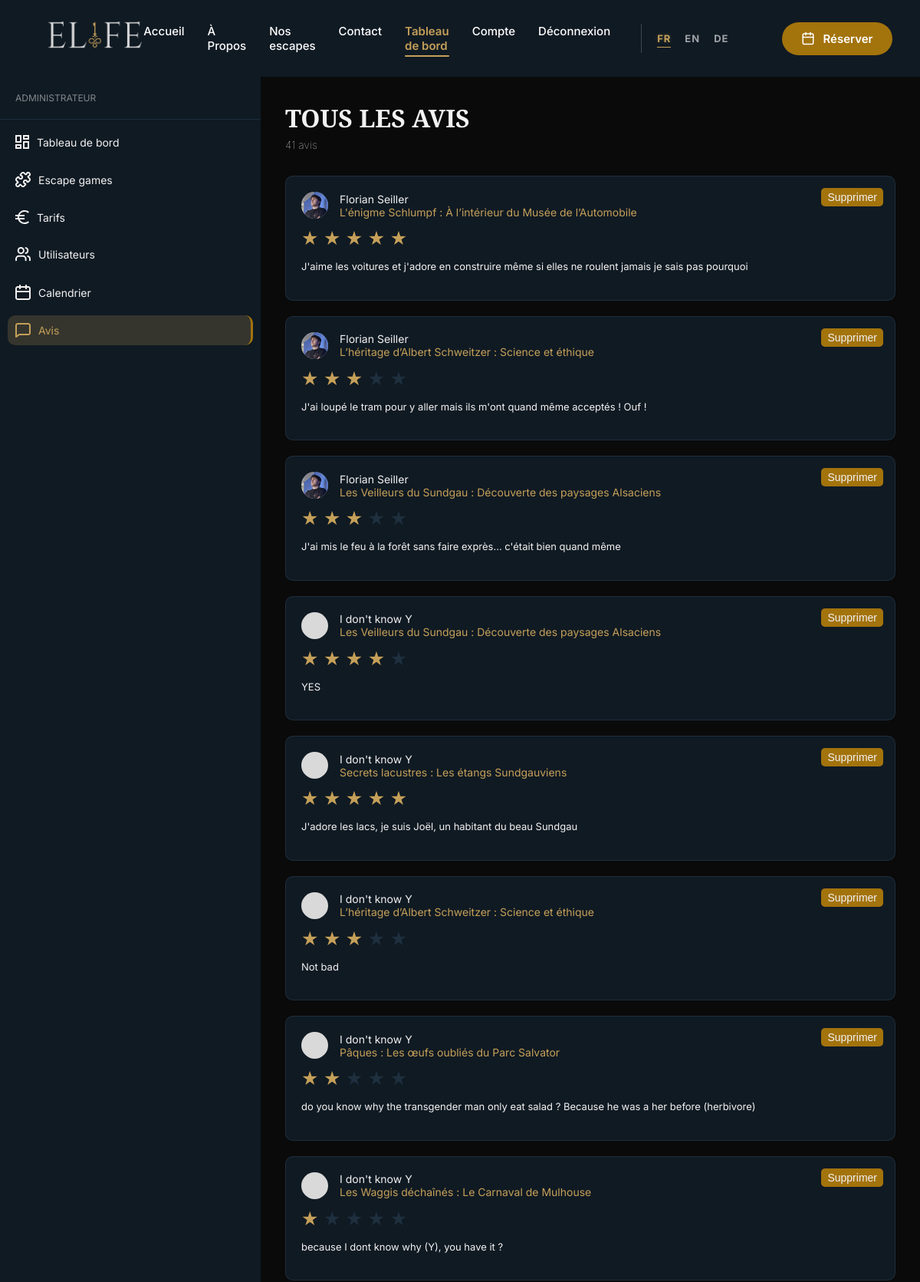
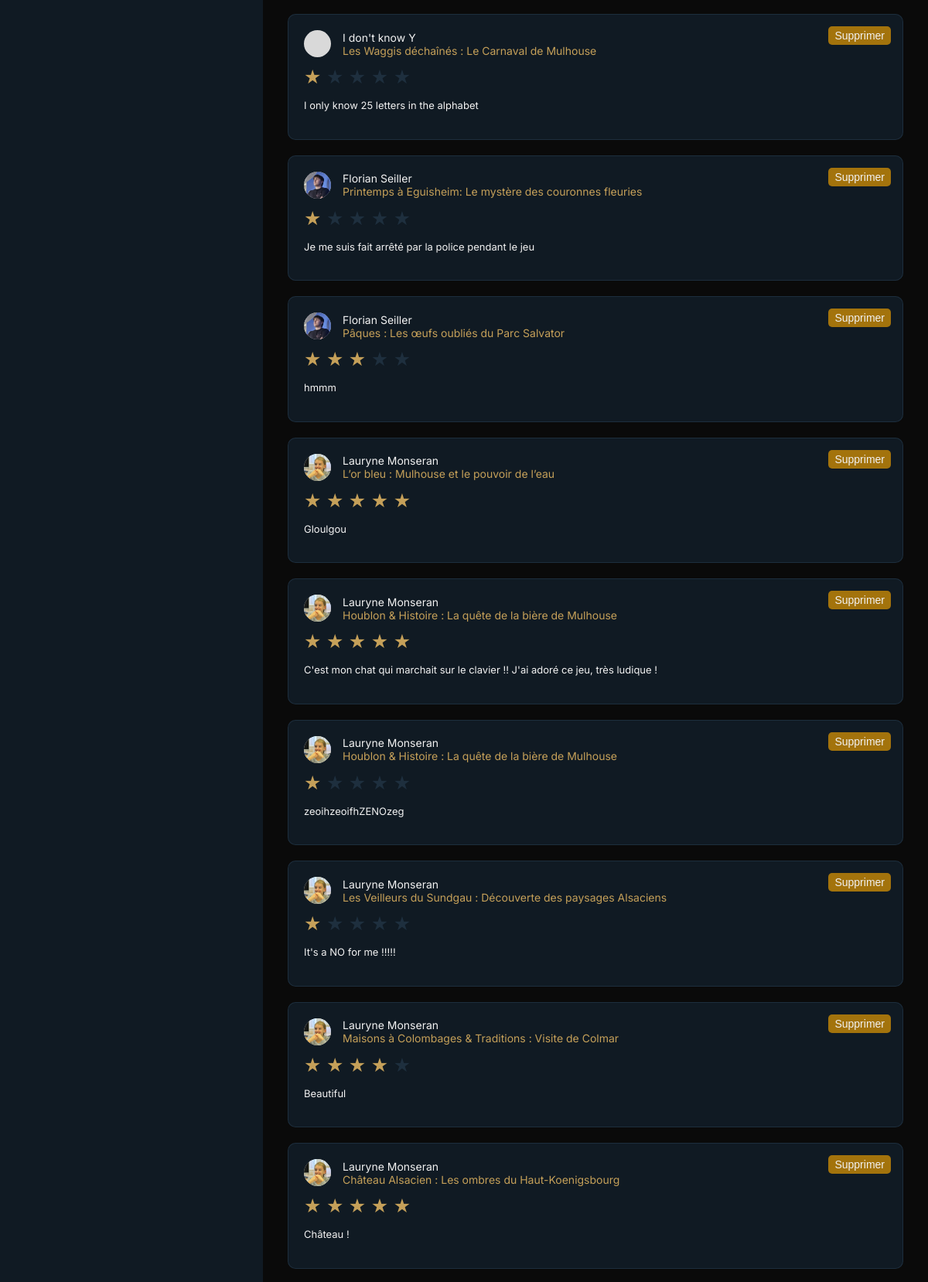
The app's page /index.php?action=dashAvis (signed in, upper part) with its own data (2 pictures, top to bottom).
### tables this page shows
CREATE TABLE `evaluer` (
  `id_avis` int(11) NOT NULL,
  `note` int(11) NOT NULL,
  `commentaire` text NOT NULL,
  `avis_date` date NOT NULL,
  `id_utilisateur` int(11) NOT NULL,
  `id_escape` int(11) NOT NULL
);

CREATE TABLE `utilisateur` (
  `id_utilisateur` int(11) NOT NULL,
  `nom` varchar(30) NOT NULL,
  `prenom` varchar(30) NOT NULL,
  `mail` varchar(50) NOT NULL,
  `tel` varchar(15) NOT NULL,
  `mdp` varchar(255) NOT NULL,
  `statut` int(11) NOT NULL
);

CREATE TABLE `escape` (
  `id_escape` int(11) NOT NULL,
  `nom` varchar(65) NOT NULL,
  `description` text NOT NULL,
  `lieu` varchar(50) NOT NULL,
  `duree` int(11) NOT NULL,
  `nbr_pers_min` int(11) NOT NULL,
  `nbr_pers_max` int(11) NOT NULL
);

### vue/vue.class.php (called while the page is built, shortened)
<?php
class vue
{
  private $fichierVue;
  public function __construct($action)
  {
    $this->fichierVue = "vue/vue" . $action . ".php";
  }
  public function afficher($data)
  {
    if (!isset($_SESSION["acces"]) || empty($_SESSION["acces"])) {
      ob_start();
      require "composants/header/header_deconnecte.php";
      $header = ob_get_clean();
    } elseif (isset($_SESSION['statut']) && $_SESSION['statut'] == 2) {
      require "composants/header/header_admin.php";
    } else {
      ob_start();
      require "composants/header/header_connecte.php";
      $header = ob_get_clean();
    }
    require $this->fichierVue;
    require "gabarit.php";
  }
}

### controleur/ctlDashAvis.class.php (called while the page is built, shortened)
<?php
require_once "modele/dashAvis.class.php";
require_once "vue/vue.class.php";
class ctlDashAvis
{
    private $dashAvis;
    public function __construct()
    {
        $this->dashAvis = new dashAvis();
    }
    public function afficherDashAvis()
    {
        $avis = $this->dashAvis->getAvis();
        $vue = new vue("DashAvis");
        $vue->afficher([
            "avis" => $avis
        ]);
    }
}

### index.php (called while the page is built, shortened)
<?php
require "includes/default_config.php";
$routeur = new routeur();
$routeur->routerRequete();

### modele/dashAvis.class.php (called while the page is built, shortened)
<?php
require_once "modele/database.class.php";
class dashAvis extends database
{
    public function getAvis()
    {
        $req = "
            SELECT
                a.id_avis,
                a.note,
                a.commentaire,
                a.avis_date,
                u.id_utilisateur,
                u.nom,
                u.prenom,
                e.nom AS nom_escape
            FROM evaluer a
            JOIN utilisateur u ON a.id_utilisateur = u.id_utilisateur
            JOIN escape e ON a.id_escape = e.id_escape
            ORDER BY a.id_avis DESC
        ";
        return $this->execReq($req);
    }
}

### includes/default_config.php (called while the page is built, shortened)
<?php
$Conf = new stdClass();
$Conf->DBHost = Config::$DBHOST ?? "localhost";
$Conf->DBName = Config::$DBNAME ?? "";
$Conf->DBUser = Config::$DBUSER ?? "root";
$Conf->DBPwd = Config::$DBPWD ?? "admin";

### modele/database.class.php (called while the page is built, shortened)
<?php
abstract class database
{
  private $bdd;
  protected function execReq($req)
  {
    $reponse = $this->connexionBDD()->query($req);
    $resultat = $reponse->fetchAll(PDO::FETCH_ASSOC);
    return $resultat;
  }
  private function connexionBDD()
  {
    global $Conf;
    if (!isset($this->bdd))
      try {
        $options = array(PDO::MYSQL_ATTR_INIT_COMMAND => "SET NAMES utf8");
        $this->bdd = new PDO('mysql:host=' . $Conf->DBHost . ';dbname=' . $Conf->DBName, $Conf->DBUser, $Conf->DBPwd, $options);
      } catch (Exception $err) {
        throw new Exception("Connexion à la BDD");
      }
    return $this->bdd;
  }
}

### vue/vueDashAvis.php (the view, shortened to what this page needs)
<?php
$style = '<link rel="stylesheet" href="styles/dashAvis.css">';
?>
<div class="contenu">
    <div class="menu-gauche">
        <div class="admin" id="adminAdministrateur">Administrateur</div>
        <div class="ligne"></div>
        <div class="menu-categorie">
            <a href="index.php?action=dash" class="dash">
                <svg width="18" height="18" viewBox="0 0 18 18" fill="none" xmlns="http://www.w3.org/2000/svg">
                    <path d="M10 6V0H18V6H10ZM0 10V0H8V10H0ZM10 18V8H18V18H10ZM0 18V12H8V18H0ZM2 8H6V2H2V8ZM12 16H16V10H12V16ZM12 4H16V2H12V4ZM2 16H6V14H2V16Z" fill="#f2f2f2" />
                </svg>
                <div id="dashAdmin">Dashboard</div>
            </a>
            <a href="index.php?action=ajoutEscape" class="escape">
                <div id="escapeAdmin">Escapes</div>
            </a>
            <a href="index.php?action=dashTarif" class="tarif">
                <div id="tarifAdmin">Tarifs</div>
            </a>
            <a href="index.php?action=utilisateurs" class="user">
                <div id="utilisateurAdmin">Utilisateurs</div>
            </a>
            <a href="index.php?action=dashCalendrier" class="calendrier">
                <div id="calendrierAdmin">Calendrier</div>
            </a>
            <a href="index.php?action=dashAvis" class="avis">
                <div id="avisAdmin">Avis</div>
            </a>
        </div>
    </div>
    <div class="droite">
        <div class="haut">
            <h1 id="dashAvisTitreListe">TOUS LES AVIS</h1>
            <div class="sous-titre">
                <?= count($avis) ?> <span id="dashAvisSuffixeNombre">avis</span>
            </div>
        </div>
        <div class="avis-container">
            <?php foreach ($avis as $a) {
                $dossierPhotos = "photos_utilisateurs/";
                $idUtilisateur = $a['id_utilisateur'] ?? null;
                $photoUtilisateur = null;
                if ($idUtilisateur !== null) {
                    $extensions = ['jpg', 'jpeg', 'png', 'webp'];
                    foreach ($extensions as $ext) {
                        $fichier = $dossierPhotos . $idUtilisateur . "." . $ext;
                        if (file_exists($fichier)) {
                            $photoUtilisateur = $fichier;
                            break;
                        }
                    }
                }
                ?>
                <div class="card-avis">
                    <div class="avis-header">
                        <div class="avatar">
                            <?php if ($photoUtilisateur): ?>
                                <img src="<?= htmlspecialchars($photoUtilisateur) ?>" alt="Photo de <?= htmlspecialchars($a['prenom']) ?>">
                            <?php endif; ?>
                        </div>
                        <div class="infos">
                            <h3><?= $a['prenom'] . " " . $a['nom'] ?></h3>
                            <span><?= $a['nom_escape'] ?></span>
                        </div>
                        <form method="POST" action="index.php?action=supprimerAvis">
                            <button type="submit" class="btn-supprimer">
                                <span class="dashAvisSupprimerTexte">Supprimer</span>
                            </button>
                        </form>
                    </div>
                    <div class="etoiles">
                        <?php for ($i = 1; $i <= 5; $i++) { ?>
                            <?php if ($i <= $a['note']) { ?>
                                <span class="star gold">★</span>
                            <?php } else { ?>
                                <span class="star">★</span>
                            <?php } ?>
                        <?php } ?>
                    </div>
                    <p class="commentaire">
                        <?= nl2br($a['commentaire']) ?>
                    </p>
                </div>
            <?php } ?>
        </div>
    </div>
</div>

### styles/dashAvis.css (style rules this page uses)
body { background-color: var(--noir); font-family: var(--texte); color: var(--blanc-casse); }
.admin { font-size: 12px; color: var(--blanc-casse); opacity: 50%; }
.menu-gauche { width: 300px; background-color: var(--bleu-fonce); padding: 20px; }
.menu-categorie { color: var(--blanc-casse); display: inline-block; width: 100%; }
.dash, .escape, .calendrier, .avis, .user, .tarif { display: flex; align-items: center; margin-bottom: 30px; font-size: 14px; text-decoration: none; color: var(--blanc-casse); }
.avis { color: var(--gold-clair); background-color: rgba(197, 160, 89, 0.2); padding: 10px; border-radius: 10px; margin: -10px; margin-bottom: 20px; border-right: solid #A3730C 3px; }
.dash>div, .escape>div, .calendrier>div, .avis>div, .user>div, .tarif>div { margin-left: 10px; font-size: 14px; }
.ligne { margin-top: 20px; margin-bottom: 20px; height: 1px; width: 340px; background-color: var(--bleu-clair); margin-left: -20px; }
.contenu { display: flex; }
.droite { margin: 32px; flex: 1; }
h1 { margin: 0; font-family: var(--titre); margin-bottom: 5px; }
.sous-titre { font-size: 14px; font-weight: lighter; margin-bottom: 32px; }
.avis-container { display: flex; flex-direction: column; gap: 20px; }
.card-avis { position: relative; background-color: var(--bleu-fonce); border: solid var(--bleu-clair) 1px; border-radius: 10px; padding: 20px; }
.avis-header { display: flex; align-items: center; margin-bottom: 10px; }
.avatar { width: 35px; height: 35px; border-radius: 50%; background-color: #D9D9D9; margin-right: 15px; overflow: hidden; flex-shrink: 0; }
.avatar img { width: 100%; height: 100%; object-fit: cover; display: block; }
.infos h3 { margin: 0; font-size: 14px; font-weight: normal; }
.infos span { display: block; font-size: 14px; color: var(--gold-clair); }
.etoiles { margin-bottom: 10px; }
.star { font-size: 25px; color: var(--bleu-clair); margin-right: 2px; }
.star.gold { color: var(--gold-clair); }
.commentaire { font-size: 13px; line-height: 1.5; color: var(--blanc-casse); }
.btn-supprimer { position: absolute; top: 15px; right: 15px; background-color: var(--gold-fonce); color: var(--blanc-casse); border: none; border-radius: 5px; padding: 4px 8px; cursor: pointer; font-size: 14px; font-weight: 500; }

### styles/variables.css (style rules this page uses)
:root { --blanc-casse: #F2F2F2; --gold-clair: #C5A059; --gold-fonce: #A3730C; --bleu-fonce: #101A23; --noir: #0A0A0A; --marron-clair: #4B2009; --marron-fonce: #322611; --bleu-clair: rgb(43, 67, 89, 0.5); --titre: 'Cinzel', serif; --texte: 'Inter', sans-serif; --gold-gradient: linear-gradient(to right, #E6B856, #806630); --gold-gradient-transition: linear-gradient(to right, #E6B856, #806630, #E6B856, #806630); --gold-fade: linear-gradient(to bottom, transparent 0%, #E6B856 50%, transparent 100%); --gold-fade-horizontal: linear-gradient(to right, transparent 0%, #E6B856 50%, transparent 100%); --fond-sombre: #101A23; }
body { margin: 0; padding: 0; overflow-x: hidden; scroll-behavior: smooth; }
html { cursor: url("../images/cursor.png"), default; }
* { scrollbar-width: thin; scrollbar-color: #c5a059 #101a23; }

### records on screen
evaluer: id_utilisateur.prenom "Florian", id_utilisateur.nom "Seiller", id_escape.nom "L'énigme Schlumpf : À l’intérieur du Musée de l’Automobile", note 5 (drawn), commentaire "J'aime les voitures et j'adore en construire même si elles ne roulent jamais je sais pas pourquoi"
evaluer: id_utilisateur.prenom "Florian", id_utilisateur.nom "Seiller", id_escape.nom "L’héritage d’Albert Schweitzer : Science et éthique", note 3 (drawn), commentaire "J'ai loupé le tram pour y aller mais ils m'ont quand même acceptés ! Ouf !"
evaluer: id_utilisateur.prenom "Florian", id_utilisateur.nom "Seiller", id_escape.nom "Les Veilleurs du Sundgau : Découverte des paysages Alsaciens", note 3 (drawn), commentaire "J'ai mis le feu à la forêt sans faire exprès... c'était bien quand même"
evaluer: id_utilisateur.prenom "I don't know", id_utilisateur.nom "Y", id_escape.nom "Les Veilleurs du Sundgau : Découverte des paysages Alsaciens", note 4 (drawn), commentaire "YES"
evaluer: id_utilisateur.prenom "I don't know", id_utilisateur.nom "Y", id_escape.nom "Secrets lacustres : Les étangs Sundgauviens", note 5 (drawn), commentaire "J'adore les lacs, je suis Joël, un habitant du beau Sundgau"
evaluer: id_utilisateur.prenom "I don't know", id_utilisateur.nom "Y", id_escape.nom "L’héritage d’Albert Schweitzer : Science et éthique", note 3 (drawn), commentaire "Not bad"
evaluer: id_utilisateur.prenom "I don't know", id_utilisateur.nom "Y", id_escape.nom "Pâques : Les œufs oubliés du Parc Salvator", note 2 (drawn), commentaire "do you know why the transgender man only eat salad ? Because he was a her before (herbivore)"
evaluer: id_utilisateur.prenom "I don't know", id_utilisateur.nom "Y", id_escape.nom "Les Waggis déchaînés : Le Carnaval de Mulhouse", note 1 (drawn), commentaire "because I dont know why (Y), you have it ?"
evaluer: id_utilisateur.prenom "I don't know", id_utilisateur.nom "Y", id_escape.nom "Les Waggis déchaînés : Le Carnaval de Mulhouse", note 1 (drawn), commentaire "I only know 25 letters in the alphabet"
evaluer: id_utilisateur.prenom "Florian", id_utilisateur.nom "Seiller", id_escape.nom "Printemps à Eguisheim: Le mystère des couronnes fleuries", note 1 (drawn), commentaire "Je me suis fait arrêté par la police pendant le jeu"
evaluer: id_utilisateur.prenom "Florian", id_utilisateur.nom "Seiller", id_escape.nom "Pâques : Les œufs oubliés du Parc Salvator", note 3 (drawn), commentaire "hmmm"
evaluer: id_utilisateur.prenom "Lauryne", id_utilisateur.nom "Monseran", id_escape.nom "L’or bleu : Mulhouse et le pouvoir de l’eau", note 5 (drawn), commentaire "Gloulgou"
evaluer: id_utilisateur.prenom "Lauryne", id_utilisateur.nom "Monseran", id_escape.nom "Houblon & Histoire : La quête de la bière de Mulhouse", note 5 (drawn), commentaire "C'est mon chat qui marchait sur le clavier !! J'ai adoré ce jeu, très ludique !"
evaluer: id_utilisateur.prenom "Lauryne", id_utilisateur.nom "Monseran", id_escape.nom "Houblon & Histoire : La quête de la bière de Mulhouse", note 1 (drawn), commentaire "zeoihzeoifhZENOzeg"
evaluer: id_utilisateur.prenom "Lauryne", id_utilisateur.nom "Monseran", id_escape.nom "Les Veilleurs du Sundgau : Découverte des paysages Alsaciens", note 1 (drawn), commentaire "It's a NO for me !!!!!"
evaluer: id_utilisateur.prenom "Lauryne", id_utilisateur.nom "Monseran", id_escape.nom "Maisons à Colombages & Traditions : Visite de Colmar", note 4 (drawn), commentaire "Beautiful"
evaluer: id_utilisateur.prenom "Lauryne", id_utilisateur.nom "Monseran", id_escape.nom "Château Alsacien : Les ombres du Haut-Koenigsbourg", note 5 (drawn), commentaire "Château !"

### other values on screen
count($avis) "41"
